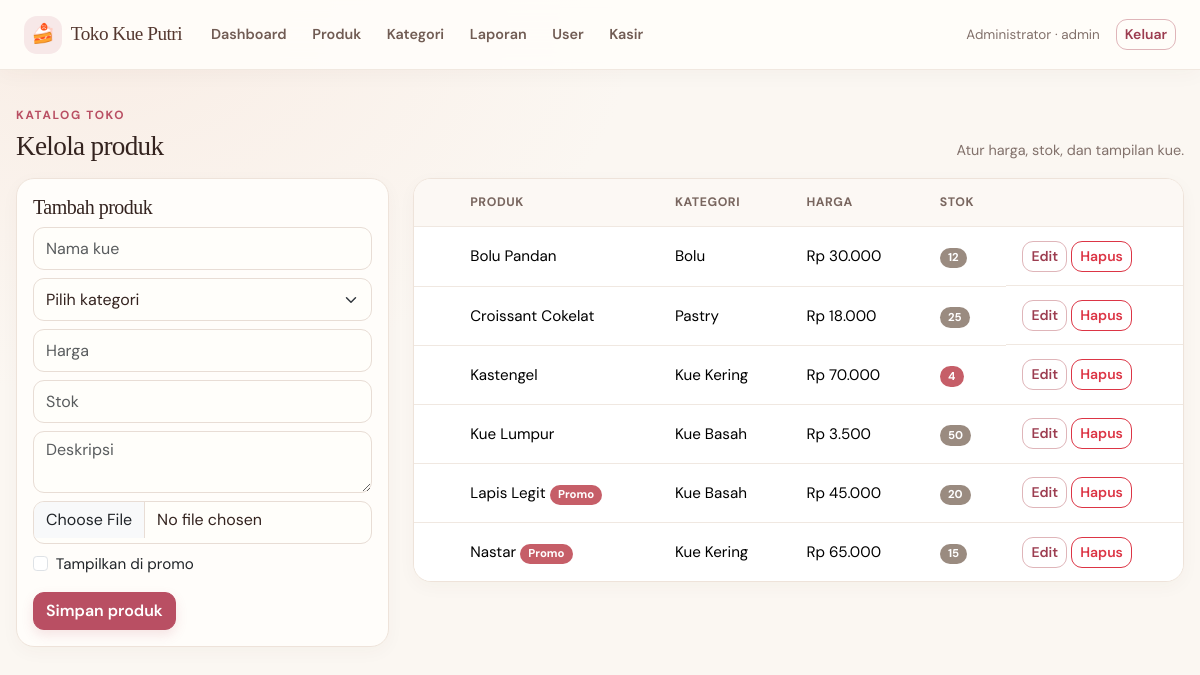
Page /admin/produk.php (signed in) on the committed database.
### tables this page shows
CREATE TABLE IF NOT EXISTS produk(
  id INT AUTO_INCREMENT PRIMARY KEY,
  kategori_id INT NOT NULL,
  nama_produk VARCHAR(150) NOT NULL,
  harga DECIMAL(10,2) NOT NULL,
  stok INT NOT NULL DEFAULT 0,
  foto VARCHAR(255) NULL,
  deskripsi TEXT NULL,
  is_promo TINYINT(1) NOT NULL DEFAULT 0,
  FOREIGN KEY(kategori_id) REFERENCES kategori(id)
);

CREATE TABLE IF NOT EXISTS kategori(
  id INT AUTO_INCREMENT PRIMARY KEY,
  nama_kategori VARCHAR(100) NOT NULL
);

### admin/produk.php (the view, shortened to what this page needs)
<?php require '../config/koneksi.php'; need(['admin']);
$edit=null; if(isset($_GET['edit'])){ $s=$pdo->prepare("SELECT * FROM produk WHERE id=?"); $s->execute([(int)$_GET['edit']]); $edit=$s->fetch(); }
$kat=$pdo->query("SELECT * FROM kategori ORDER BY nama_kategori")->fetchAll();
$list=$pdo->query("SELECT p.*,k.nama_kategori FROM produk p JOIN kategori k ON k.id=p.kategori_id ORDER BY p.nama_produk")->fetchAll();
head('Produk'); ?>
<div class="section-heading mt-2"><div><span class="eyebrow">Katalog toko</span><h2>Kelola produk</h2></div><p>Atur harga, stok, dan tampilan kue.</p></div>
<div class="row g-4"><div class="col-lg-4"><div class="card p-3"><h5><?=$edit?'Edit':'Tambah'?> produk</h5>
<form method="post" enctype="multipart/form-data"><?=csrf_field()?><input type="hidden" name="aksi" value="simpan"><input type="hidden" name="id" value="<?=$edit['id']??0?>">
<input name="nama" class="form-control mb-2" placeholder="Nama kue" value="<?=e($edit['nama_produk']??'')?>" required>
<select name="kategori_id" class="form-select mb-2" required><option value="">Pilih kategori</option>
<?php foreach($kat as $k): ?><option value="<?=$k['id']?>" <?=($edit['kategori_id']??0)==$k['id']?'selected':''?>><?=e($k['nama_kategori'])?></option><?php endforeach; ?></select>
<input name="harga" type="number" min="0" step="100" class="form-control mb-2" placeholder="Harga" value="<?=e($edit['harga']??'')?>" required>
<input name="stok" type="number" min="0" class="form-control mb-2" placeholder="Stok" value="<?=e($edit['stok']??'')?>" required>
<textarea name="deskripsi" class="form-control mb-2" rows="2" placeholder="Deskripsi"><?=e($edit['deskripsi']??'')?></textarea>
<input type="file" name="foto" accept="image/*" class="form-control mb-2">
<div class="form-check mb-3"><input class="form-check-input" type="checkbox" name="is_promo" id="pr" <?=!empty($edit['is_promo'])?'checked':''?>><label for="pr" class="form-check-label">Tampilkan di promo</label></div>
<button class="btn btn-primary">Simpan produk</button> <?php if($edit): ?><a href="produk.php" class="btn btn-link">Batal</a><?php endif; ?></form></div></div>
<div class="col-lg-8"><div class="card table-responsive"><table class="table align-middle mb-0"><tr><th></th><th>Produk</th><th>Kategori</th><th>Harga</th><th>Stok</th><th></th></tr>
<?php foreach($list as $p): ?><tr><td><?php if($p['foto']): ?><img src="../assets/uploads/<?=e($p['foto'])?>" width="44" height="44" style="object-fit:cover;border-radius:6px"><?php endif; ?></td>
<td><?=e($p['nama_produk'])?> <?=$p['is_promo']?'<span class="badge bg-danger">Promo</span>':''?></td><td><?=e($p['nama_kategori'])?></td><td><?=rp($p['harga'])?></td>
<td><span class="badge <?=$p['stok']<STOK_MIN?'bg-danger':'bg-secondary'?>"><?=$p['stok']?></span></td>
<td class="d-flex gap-1"><a class="btn btn-sm btn-outline-primary" href="?edit=<?=$p['id']?>">Edit</a>
<form method="post" onsubmit="return confirm('Hapus produk ini?')"><button class="btn btn-sm btn-outline-danger">Hapus</button></form></td></tr>
<?php endforeach; ?></table></div></div></div>

### assets/css/style.css (style rules this page uses)
:root { --ink: #34231f; --muted: #82716b; --cream: #fbf7f2; --paper: #fffdfa; --rose: #b94f63; --rose-dark: #9c3d50; --rose-light: #f7e8e8; --cocoa: #54372f; --line: #eee3da; --shadow: 0 12px 32px rgba(76, 46, 35, .07); }
* { box-sizing: border-box; }
body { min-height: 100vh; background: radial-gradient(ellipse at 8% 0%, rgba(245, 220, 207, .38), transparent 34rem), var(--cream); color: var(--ink); font-family: 'DM Sans', system-ui, -apple-system, 'Segoe UI', sans-serif; font-size: .95rem; line-height: 1.6; }
h1, h2, h3, h4, h5, h6, .navbar-brand { color: var(--ink); font-family: 'Playfair Display', Georgia, serif; letter-spacing: -.025em; }
.hero .eyebrow, .eyebrow { color: var(--rose); font-size: .74rem; font-weight: 700; letter-spacing: .14em; text-transform: uppercase; }
.section-heading { display: flex; align-items: end; justify-content: space-between; gap: 1rem; margin: 2.4rem 0 1rem; }
.section-heading h2 { margin: .2rem 0 0; font-size: 1.7rem; }
.section-heading p { margin: 0; color: var(--muted); font-size: .9rem; }
.card { overflow: hidden; border: 1px solid var(--line); border-radius: 18px; background: var(--paper); box-shadow: 0 5px 18px rgba(76, 46, 35, .035); transition: border-color .22s ease, box-shadow .22s ease, transform .22s ease; }
.btn { border-radius: 11px; font-weight: 600; transition: transform .18s ease, box-shadow .18s ease, background-color .18s ease; }
.btn-primary, .btn-success { --bs-btn-bg: var(--rose); --bs-btn-border-color: var(--rose); --bs-btn-hover-bg: var(--rose-dark); --bs-btn-hover-border-color: var(--rose-dark); --bs-btn-active-bg: var(--rose-dark); --bs-btn-active-border-color: var(--rose-dark); --bs-btn-color: #fff; --bs-btn-hover-color: #fff; box-shadow: 0 5px 12px rgba(185, 79, 99, .15); }
.btn-outline-primary { --bs-btn-color: var(--rose-dark); --bs-btn-border-color: #dfb5b9; --bs-btn-hover-bg: var(--rose); --bs-btn-hover-border-color: var(--rose); }
.form-control, .form-select { min-height: 43px; border-color: #e8ddd5; border-radius: 11px; background-color: #fffefa; color: var(--ink); }
textarea.form-control { min-height: auto; }
.table { margin: 0; color: var(--ink); vertical-align: middle; }
.table > :not(caption) > * > * { padding: .85rem 1rem; border-bottom-color: #f0e8e1; }
.table tr:first-child th { background: #fcf8f4; color: #79665f; font-size: .77rem; font-weight: 700; letter-spacing: .045em; text-transform: uppercase; }
.table tbody tr:last-child > * { border-bottom: 0; }
.table-responsive { border-radius: 18px; }
.badge { border-radius: 999px; padding: .4em .72em; }
.bg-danger { background-color: #c65e68 !important; }
.bg-secondary { background-color: #9a8b80 !important; }

### rows in the picture
produk: nama_produk "Bolu Pandan", kategori.nama_kategori "Bolu", harga "Rp 30.000", stok "12"
produk: nama_produk "Croissant Cokelat", kategori.nama_kategori "Pastry", harga "Rp 18.000", stok "25"
produk: nama_produk "Kastengel", kategori.nama_kategori "Kue Kering", harga "Rp 70.000", stok "4"
produk: nama_produk "Kue Lumpur", kategori.nama_kategori "Kue Basah", harga "Rp 3.500", stok "50"
produk: nama_produk "Lapis Legit", is_promo "Promo", kategori.nama_kategori "Kue Basah", harga "Rp 45.000", stok "20"
produk: nama_produk "Nastar", is_promo "Promo", kategori.nama_kategori "Kue Kering", harga "Rp 65.000", stok "15"

### other values in the picture
NAMA_TOKO "Toko Kue Putri"
$u['nama_lengkap'] "Administrator"
$u['role'] "admin"
